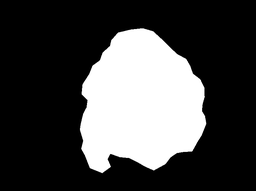
#> input picture IMD002_lesion.bmp, 256 x 191 px, shrunk from 765 x 572 before the run, given in place of home05Fig02.png, which was not available
$ python Mean-Median-Min-Max-Image-Filteration.py
#> lines starting #> are read from the running program, lines starting #| are printed output that depends on the picture; pictures that were not available may be replaced by others from this repository, and a replacement may not be noted
import cv2 as cv
import numpy as np

def padding(originalImg, padSize):
    padImg = np.zeros((rows+2*padSize, columns+2*padSize), dtype=np.uint8)
    # Using Splicing
    padImg[padSize:rows+padSize, padSize:columns+padSize] = originalImg
    return padImg

def MinFiltering(padImg, size):
    output = np.zeros((rows, columns), dtype=np.uint8)
    for i in range(0, rows):
        for j in range(0, columns):
            # using Splicing
            portion = padImg[i:i+size, j:j+size]
            # Converting Matrix to Array
            array1 = portion.flatten()
            Minv = np.min(array1)
            output[i][j] = Minv
    return output

def MaxFiltering(padImg, size):
    output = np.zeros((rows, columns), dtype=np.uint8)
    for i in range(0, rows):
        for j in range(0, columns):
            # using Splicing
            portion = padImg[i:i+size, j:j+size]
            # Converting Matrix to Array
            array1 = portion.flatten()
            Maxv = np.max(array1)
            output[i][j] = Maxv
    return output

def MedianFiltering(padImg, size):
    output = np.zeros((rows, columns), dtype=np.uint8)
    for i in range(0, rows):
        for j in range(0, columns):
            # using Splicing
            portion = padImg[i:i+size, j:j+size]
            # Converting Matrix to Array
            array1 = portion.flatten()
            medianv = np.lib.median(array1)
            output[i][j] = medianv
    return output

def MeanFiltering(padImg, size):
    output = np.zeros((rows, columns), dtype=np.uint8)
    for i in range(0, rows):
        for j in range(0, columns):
            # using Splicing
            portion = padImg[i:i+size, j:j+size]
            # Converting Matrix to Array
            array1 = portion.flatten()
            meanv = np.mean(array1)
            output[i][j] = meanv
    return output

# Taking input of Mask size
size = int(input('enter portion size: '))
#> the answer given: 100
# padding size
p_size = size//2
# image reading
orginalImg = cv.imread('home05Fig02.png', 0)
#> orginalImg is the input picture: shape (191, 256); min 0, max 255, mean 70.1
# getting size of image
rows = orginalImg.shape[0]
#> rows = 191
columns = orginalImg.shape[1]
#> columns = 256
# padding function call
padImg = padding(orginalImg, p_size)
#> in padding, `padImg[padSize:rows+padSize, padSize:columns+padSize] = originalImg`:
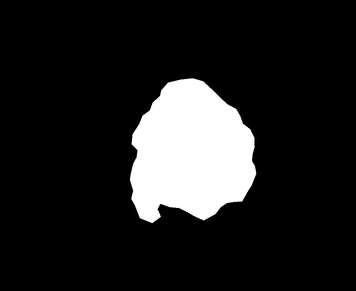
#> padImg: shape (291, 356); min 0, max 255, mean 33.1
# Max Function call
maxFilImg = MaxFiltering(padImg, size)
#> after the loop in MaxFiltering, `for i in range(0, rows):`:
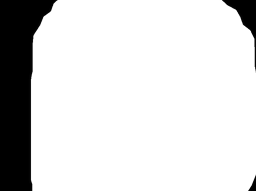
#> output: shape (191, 256); min 0, max 255, mean 217.6
# Min Function call
minFilImg = MinFiltering(padImg, size)
#> after the loop in MinFiltering, `for i in range(0, rows):`: output: shape (191, 256); every value is 0
# Median Function call
medianFilImg = MedianFiltering(padImg, size)
#> after the loop in MedianFiltering, `for i in range(0, rows):`:
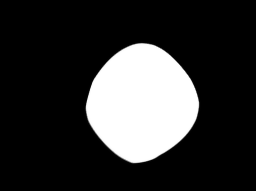
#> output: shape (191, 256); min 0, max 255, mean 51.2
# Mean Function call
meanFilImg = MeanFiltering(padImg, size)
#> after the loop in MeanFiltering, `for i in range(0, rows):`:
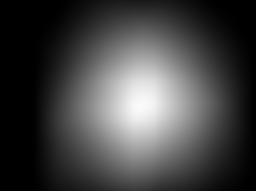
#> output: shape (191, 256); min 0, max 250, mean 67.8
# Image Show
cv.imshow('Max Filtered Image', maxFilImg)
cv.waitKey(0)
cv.imshow('Min Filtered Image', minFilImg)
cv.waitKey(0)
cv.imshow('Median Filtered Image', medianFilImg)
cv.waitKey(0)
cv.imshow('Mean Filtered Image', meanFilImg)
cv.waitKey(0)
cv.imwrite('HomeTask02Max.jpg', maxFilImg)
cv.imwrite('HomeTask02Min.jpg', minFilImg)
cv.imwrite('HomeTask02Median.jpg', medianFilImg)
cv.imwrite('HomeTask02Mean.jpg', meanFilImg)
